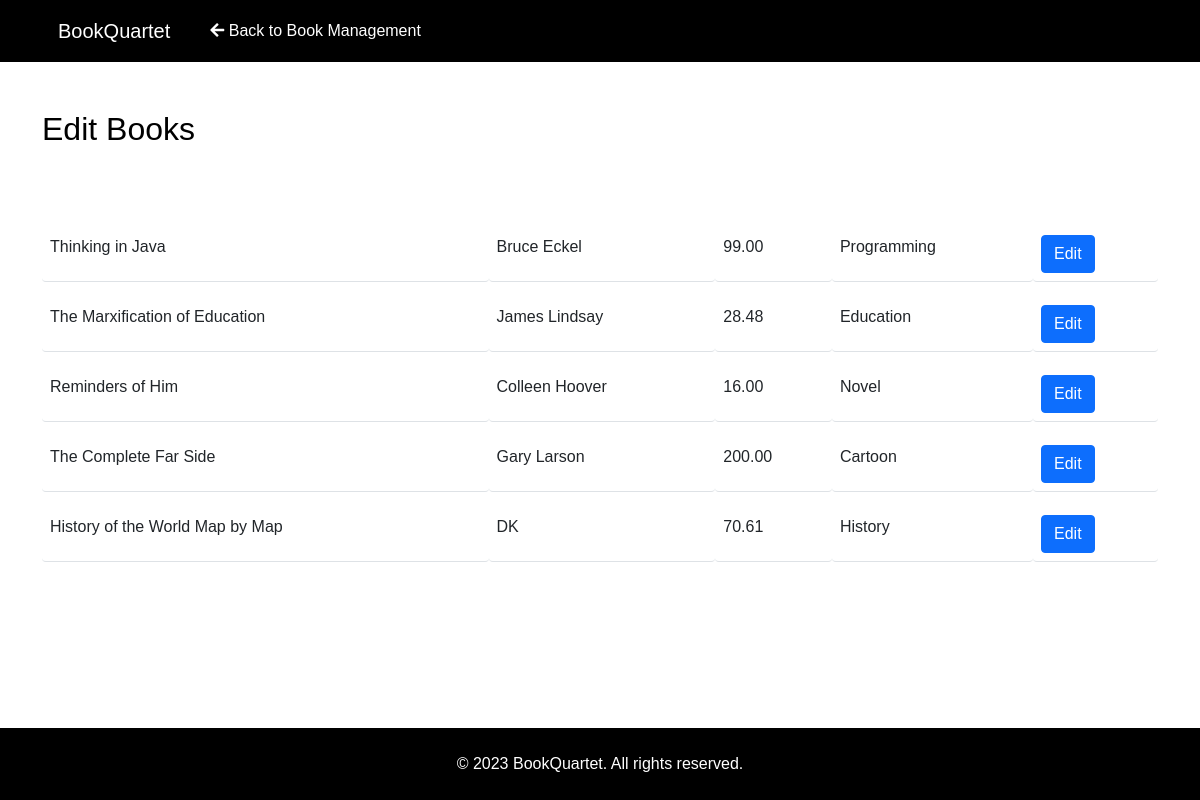
The page /editBook.php on the database its author committed.
### tables this page shows
CREATE TABLE Books (
    BookID INT AUTO_INCREMENT PRIMARY KEY,
    Title VARCHAR(255) NOT NULL,
    Author VARCHAR(255) NOT NULL,
    Price DECIMAL(10, 2),
    ImageURL VARCHAR(255),
    Category VARCHAR(255) NOT NULL
);

### editBook.php (the view, shortened to what this page needs)
<!DOCTYPE html>
<html lang="en">
<head>
    <link href="https://cdn.jsdelivr.net/npm/bootstrap@5.0.2/dist/css/bootstrap.min.css" rel="stylesheet">
    <link href="https://cdnjs.cloudflare.com/ajax/libs/font-awesome/5.15.1/css/all.min.css" rel="stylesheet">
</head>
<body>
<nav class="navbar navbar-expand-lg">
    <div class="container">
        <a class="navbar-brand" href="#">BookQuartet</a>
        <div class="collapse navbar-collapse" id="navbarNav">
            <ul class="navbar-nav ml-auto">
                <li class="nav-item">
                <a class="nav-link" href="bookManagement.html">
<i class="fas fa-arrow-left"></i> Back to Book Management
</a>
                </li>
            </ul>
        </div>
    </div>
</nav>
<div class="container mt-5">
    <h2>Edit Books</h2>
    <?php
    $servername = "localhost";
    $username = "root";
    $password = "";
    $dbname = "bookonlineorder";
    $conn = new mysqli($servername, $username, $password, $dbname);
    $sql = "SELECT BookID, Title, Author, Price, Category FROM Books";
    $result = $conn->query($sql);
    if ($result->num_rows > 0) {
        echo "<table class='table'>";
        echo "<thead><tr><th>Title</th><th>Author</th><th>Price</th><th>Category</th><th>Action</th></tr></thead>";
        echo "<tbody>";
        while($row = $result->fetch_assoc()) {
            echo "<tr>";
            echo "<td>" . $row["Title"] . "</td>";
            echo "<td>" . $row["Author"] . "</td>";
            echo "<td>" . $row["Price"] . "</td>";
            echo "<td>" . $row["Category"] . "</td>";
            echo "<td><a href='editSingleBook.php?bookID=" . $row["BookID"] . "' class='btn btn-primary'>Edit</a></td>";
            echo "</tr>";
        }
        echo "</tbody>";
        echo "</table>";
    } else {
        echo "<p>No books found in the database.</p>";
    }
    ?>
</div>
<footer class="footer py-4">
    <div class="container">
        <div class="row">
            <div class="col-lg-12 text-center">
                &copy; 2023 BookQuartet. All rights reserved.
            </div>
        </div>
    </div>
</footer>
</body>
</html>

### editBook.php (style rules this page uses)
:root { --primary-color: #000; --secondary-color: #FFF; --font: "Montserrat", sans-serif; }
body { font-family: var(--font); background-color: var(--secondary-color); color: var(--primary-color); margin: 0; display: flex; flex-direction: column; min-height: 100vh; }
.navbar { background-color: var(--primary-color); }
.navbar .nav-link, .navbar .navbar-brand { padding: 0.5rem 1rem; color: var(--secondary-color); transition: color 0.3s; }
.footer { background: var(--primary-color); color: var(--secondary-color); margin-top: auto; }
table { border-collapse: separate; border-spacing: 0 15px; }
table th, table td { padding: 10px 20px; background: var(--secondary-color); border-radius: 4px; }
table th { background: var(--primary-color); color: var(--secondary-color); }
a { transition: color 0.3s; }

### rows shown on the page
books: Title "Thinking in Java", Author "Bruce Eckel", Price "99.00", Category "Programming"
books: Title "The Marxification of Education", Author "James Lindsay", Price "28.48", Category "Education"
books: Title "Reminders of Him", Author "Colleen Hoover", Price "16.00", Category "Novel"
books: Title "The Complete Far Side", Author "Gary Larson", Price "200.00", Category "Cartoon"
books: Title "History of the World Map by Map", Author "DK", Price "70.61", Category "History"
